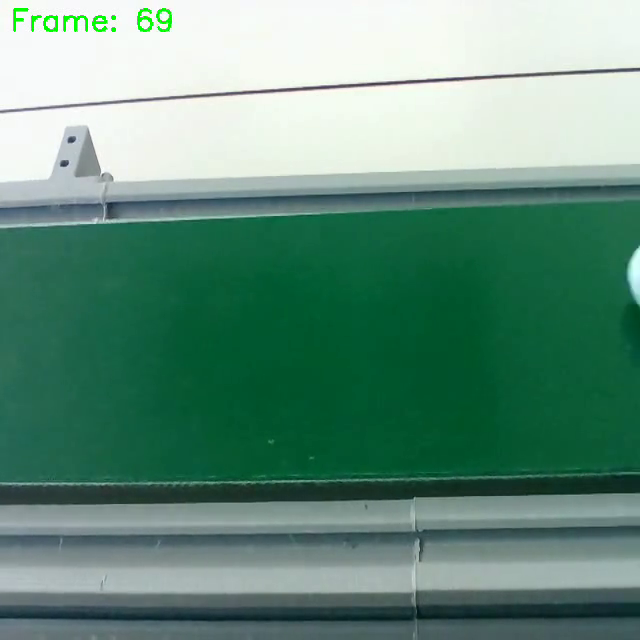
#> input picture frame 69 of memoria/presentacion/video_defensa.mp4, 640 x 640 px, given in place of the camera
$ python make_video.py
#> lines starting #> are read from the running program, lines starting #| are printed output that depends on the picture
import cv2
import os
import datetime
import signal
import sys
import numpy as np

# Crear el directorio ./videos si no existe
os.makedirs("./videos", exist_ok=True)

# Inicializar la cámara (2 es el índice de tu cámara, cámbialo si hace falta)
cap = cv2.VideoCapture(2)

if not cap.isOpened():
    print("Error: No se pudo abrir la cámara.")
    sys.exit(1)

# Configurar la cámara para Full HD
cap.set(cv2.CAP_PROP_FOURCC, cv2.VideoWriter_fourcc(*'MJPG'))
cap.set(cv2.CAP_PROP_FRAME_WIDTH, 1920)
cap.set(cv2.CAP_PROP_FRAME_HEIGHT, 1080)
cap.set(cv2.CAP_PROP_FPS, 30)

# Capturamos un frame para comprobar resolución
ret, frame = cap.read()
#> frame is the input picture: shape (640, 640, 3); mean B, G, R 125.7, 143, 101.5
if not ret:
    print("Error: No se pudo capturar el primer fotograma.")
    cap.release()
    sys.exit(1)

height_native, width_native = frame.shape[:2]
#> height_native = 640; width_native = 640
print(f"Resolución de la cámara: {width_native}x{height_native}")
#| Resolución de la cámara: 640x640

# Asegurarnos de que el frame está en formato BGR
if len(frame.shape) < 3:
    frame = cv2.cvtColor(frame, cv2.COLOR_GRAY2BGR)

# Nombres de los archivos de salida (ahora con extensión .mp4)
timestamp = datetime.datetime.now().strftime("%Y-%m-%d-%H-%M-%S")
filename_full_hd = f"./videos/{timestamp}_1920x1080.mp4"  # Cambiado a .mp4
filename_square = f"./videos/{timestamp}_1080x1080.mp4"   # Cambiado a .mp4

# Configurar VideoWriters con codec MP4V (para formato .mp4)
fourcc = cv2.VideoWriter_fourcc(*'mp4v')  # Cambiado a 'mp4v'
FPS = 30.0

# Crear los writers con dimensiones específicas
out_full_hd = cv2.VideoWriter(
    filename_full_hd,
    fourcc,
    FPS,
    (1920, 1080),
    isColor=True
)

out_square = cv2.VideoWriter(
    filename_square,
    fourcc,
    FPS,
    (1080, 1080),
    isColor=True
)

if not out_full_hd.isOpened() or not out_square.isOpened():
    print("Error: No se pudo crear alguno de los archivos de video.")
    cap.release()
    sys.exit(1)

def crop_center(frame, crop_width, crop_height):
    h, w = frame.shape[:2]
    start_x = w // 2 - crop_width // 2
    start_y = h // 2 - crop_height // 2
    return frame[start_y:start_y+crop_height, start_x:start_x+crop_width]

def cleanup(sig=None, frame=None):
    print("\nCerrando programa...")
    if cap.isOpened():
        cap.release()
    if out_full_hd.isOpened():
        out_full_hd.release()
    if out_square.isOpened():
        out_square.release()
    cv2.destroyAllWindows()
    sys.exit(0)

signal.signal(signal.SIGINT, cleanup)

print("Grabando videos en 1920x1080 y 1080x1080... Presiona Ctrl+C para detener.")
print("Los videos se guardarán en formato MP4 con codec MP4V")
print("Puedes reproducirlos con: ffplay [nombre_del_video].mp4")

try:
    while True:
        ret, frame = cap.read()
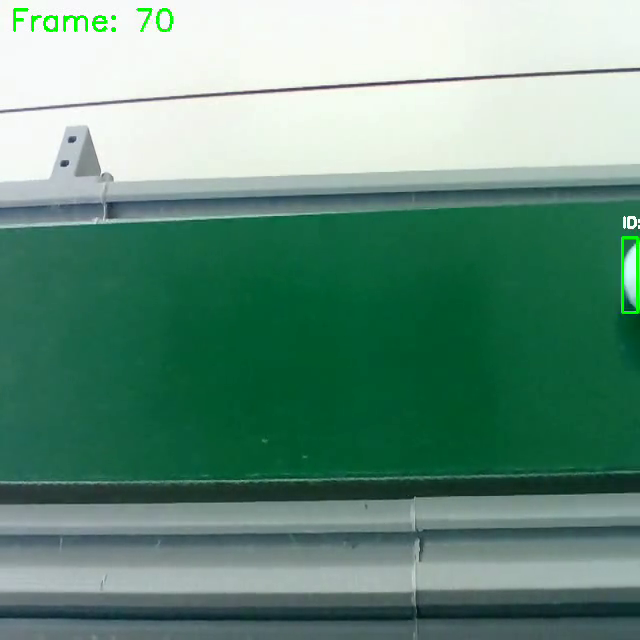
#> input picture frame 70 of memoria/presentacion/video_defensa.mp4, 640 x 640 px, given in place of the camera
#> frame is the input picture: shape (640, 640, 3); mean B, G, R 125.9, 143.3, 101.7
        if not ret:
            print("Error: No se pudo capturar el fotograma.")
            break

        # Asegurarnos de que el frame está en BGR
        if len(frame.shape) < 3:
            frame = cv2.cvtColor(frame, cv2.COLOR_GRAY2BGR)
        elif frame.shape[2] == 4:  # Si es RGBA
            frame = cv2.cvtColor(frame, cv2.COLOR_RGBA2BGR)

        # Verificar y ajustar dimensiones si es necesario
        if frame.shape[:2] != (1080, 1920):
            frame = cv2.resize(frame, (1920, 1080))
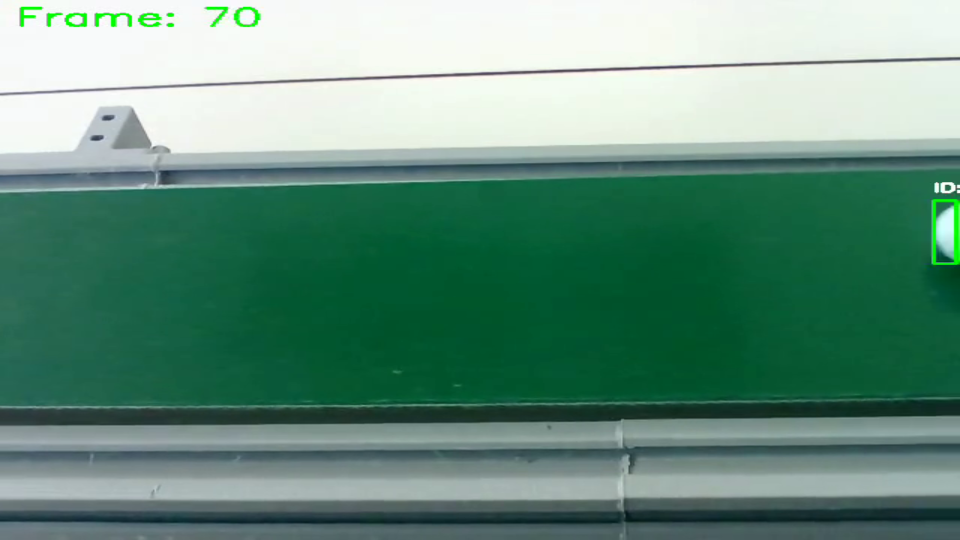
#> frame: shape (1080, 1920, 3) (shown at 1/2 size); mean B, G, R 125.8, 143.2, 101.7

        # Guardar el frame completo para Full HD
        out_full_hd.write(frame)

        # Recortar y guardar el frame para formato cuadrado
        square_frame = crop_center(frame, 1080, 1080)
#> in crop_center, `return frame[start_y:start_y+crop_height, start_x:start_x+crop_width]`:
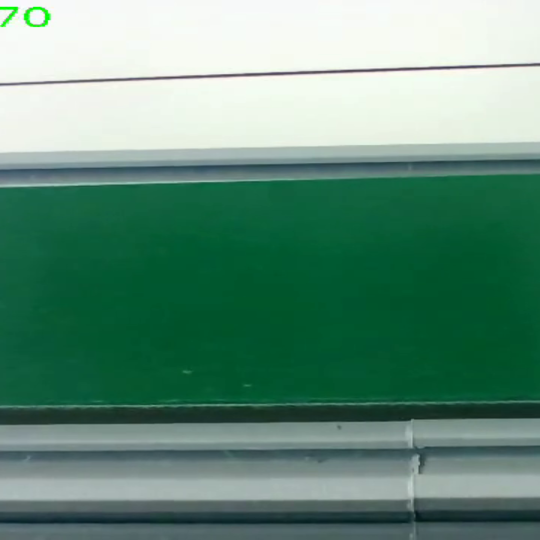
#> returned value: shape (1080, 1080, 3) (shown at 1/2 size); mean of channels 0, 1, 2 122.7, 141.6, 98.8; drawn as B, G, R
        out_square.write(square_frame)

        # Mostrar ambos frames (redimensionados para mejor visualización)
        cv2.imshow("Full HD (1920x1080)", cv2.resize(frame, (960, 540)))
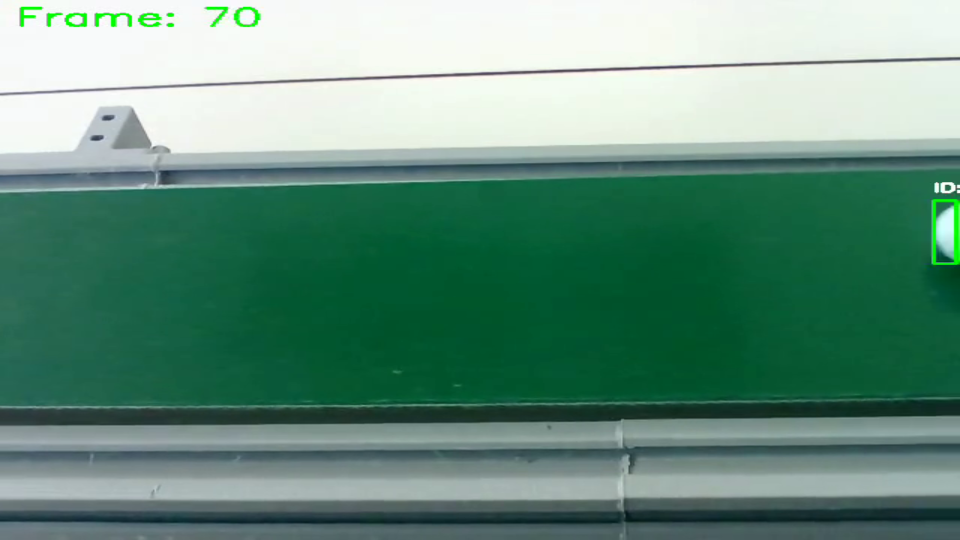
#> window 'Full HD (1920x1080)': shape (540, 960, 3); mean B, G, R 125.9, 143.3, 101.8
        cv2.imshow("Cuadrado (1080x1080)", cv2.resize(square_frame, (540, 540)))
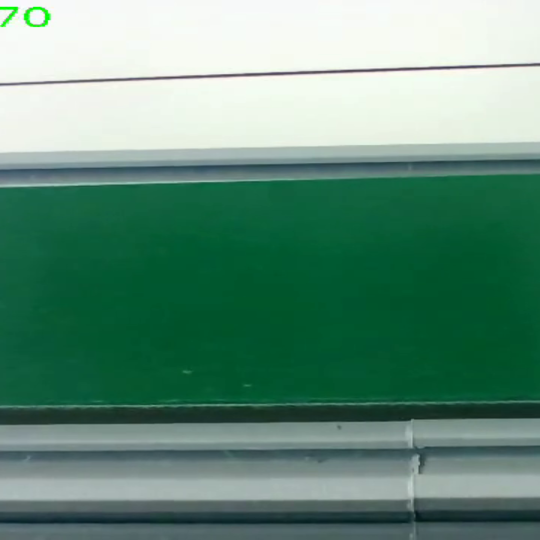
#> window 'Cuadrado (1080x1080)': shape (540, 540, 3); mean B, G, R 122.8, 141.7, 98.9

        if cv2.waitKey(1) & 0xFF == ord('q'):
#> (key q is pressed here)
            break

except Exception as e:
    print(f"Error durante la grabación: {str(e)}")
finally:
    cleanup()
#> (the program exits here)

$ run again, starting later in the video
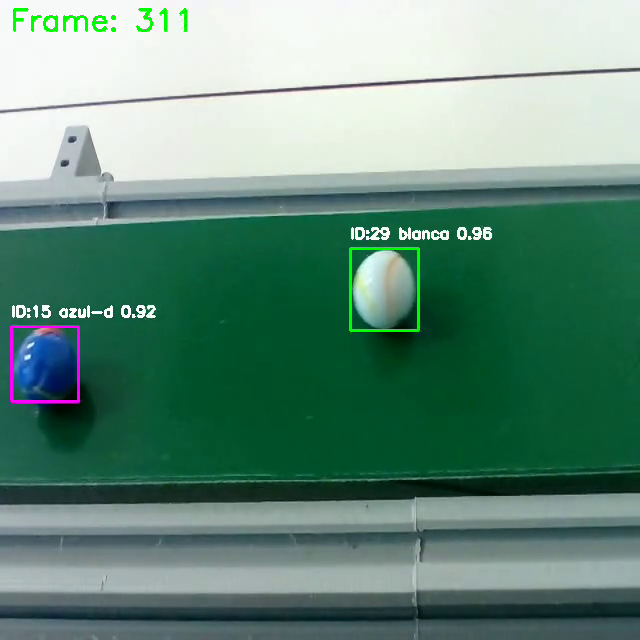
#> input picture frame 311 of memoria/presentacion/video_defensa.mp4, 640 x 640 px, given in place of the camera
#> frame is the input picture: shape (640, 640, 3); mean B, G, R 123.9, 139.8, 101.2
#| Resolución de la cámara: 640x640
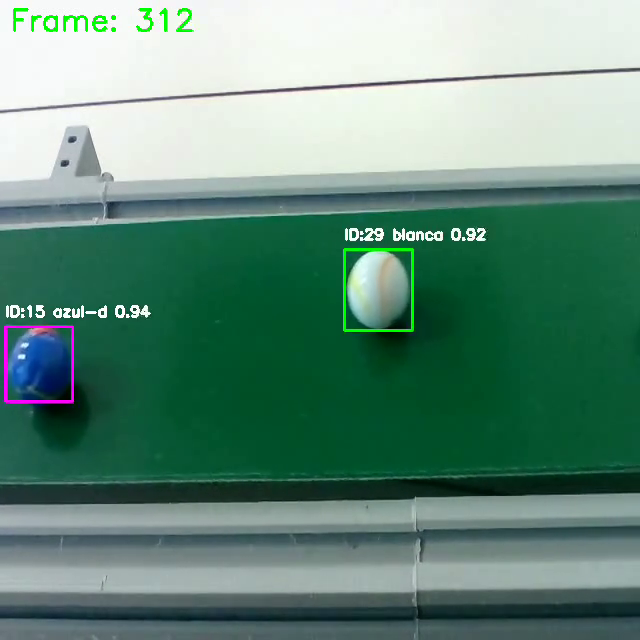
#> input picture frame 312 of memoria/presentacion/video_defensa.mp4, 640 x 640 px, given in place of the camera
#> frame is the input picture: shape (640, 640, 3); mean B, G, R 124, 139.7, 101.3
#> frame: shape (1080, 1920, 3)
#> `cv2.imshow("Cuadrado (1080x1080)", cv2.resize(square_frame, (540, 540)))`:
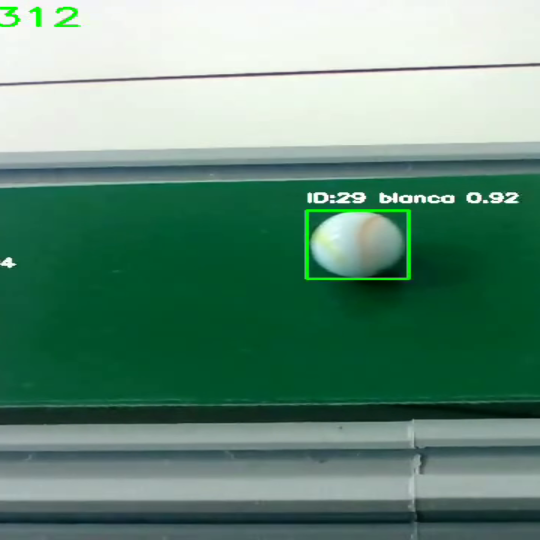
#> window 'Cuadrado (1080x1080)': shape (540, 540, 3); mean B, G, R 121.2, 140.1, 99.8

$ run again, starting later in the video
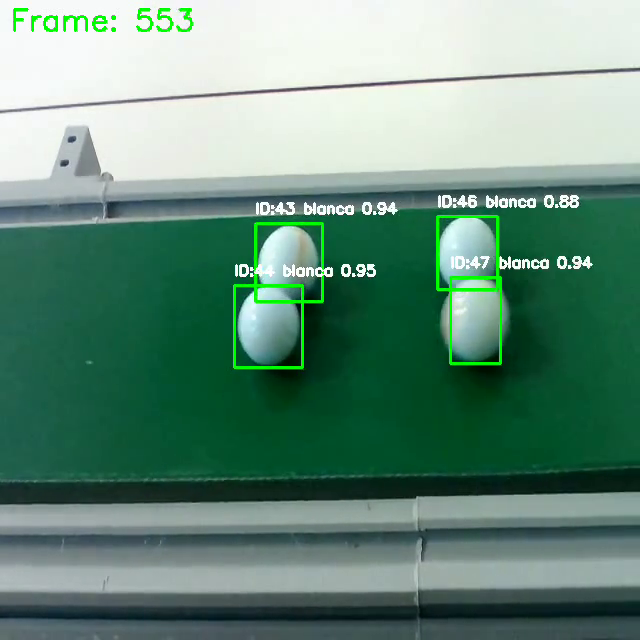
#> input picture frame 553 of memoria/presentacion/video_defensa.mp4, 640 x 640 px, given in place of the camera
#> frame is the input picture: shape (640, 640, 3); mean B, G, R 123.3, 140.5, 103
#| Resolución de la cámara: 640x640
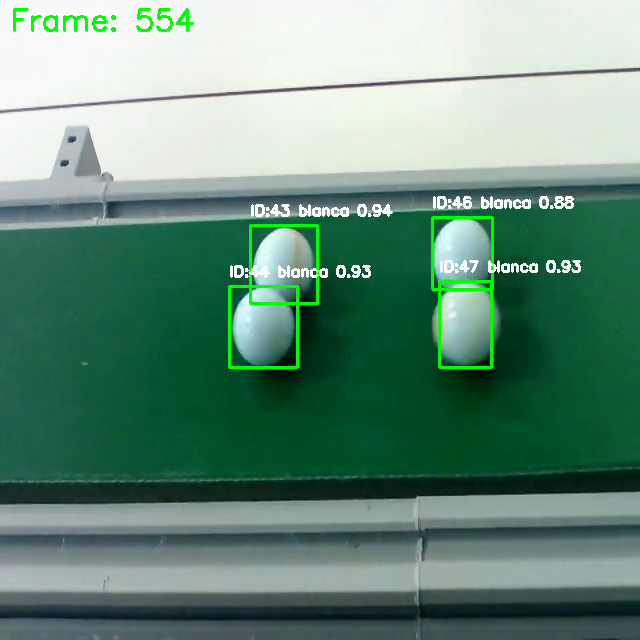
#> input picture frame 554 of memoria/presentacion/video_defensa.mp4, 640 x 640 px, given in place of the camera
#> frame is the input picture: shape (640, 640, 3); mean B, G, R 123.7, 141, 103.5
#> frame: shape (1080, 1920, 3)
#> `cv2.imshow("Cuadrado (1080x1080)", cv2.resize(square_frame, (540, 540)))`:
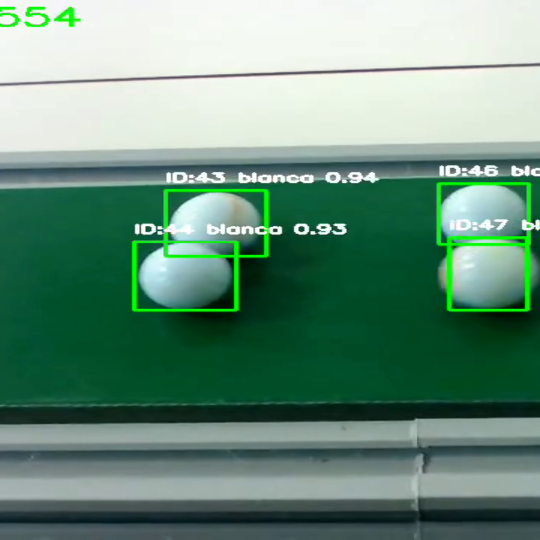
#> window 'Cuadrado (1080x1080)': shape (540, 540, 3); mean B, G, R 124, 143.3, 105.3
